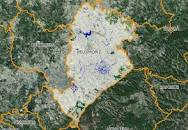
#> input picture python/DeepLearning/Visao Computacional/Tratamento_IMG/download.jpg, 188 x 130 px
$ python border_img.py
#> lines starting #> are read from the running program, lines starting #| are printed output that depends on the picture
import numpy as np
from zipfile import ZipFile
import json
import cv2


arq = cv2.imread('download.jpg')
#> arq is the input picture: shape (130, 188, 3); mean B, G, R 99.7, 120.5, 112

cv2.imshow('image',arq)


arq = arq[:,:,2]
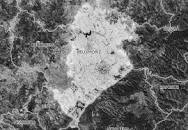
#> arq: shape (130, 188); min 0, max 249, mean 112

# [12 lines of commented-out code are left out]


arq = np.uint8(arq)


cv2.imshow('image',arq)
cv2.waitKey(0)
cv2.imwrite('teste1.jpg',arq)
